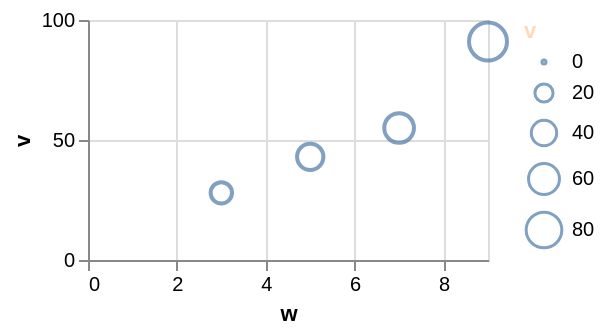

Source (Vega-Lite JSON):
### Vega-Lite specification from a JSON file in a GitHub repository (floating-point values rounded to 4 significant figures)
{"$schema": "https://vega.github.io/schema/vega-lite/v6.json", "width": 200, "height": 120, "data": {"values": [{"c": "alpha", "v": 28, "w": 3, "t": "2024-01-07"}, {"c": "beta", "v": 55, "w": 7, "t": "2024-03-19"}, {"c": "gamma", "v": 43, "w": 5, "t": "2024-06-02"}, {"c": "delta", "v": 91, "w": 9, "t": "2024-09-11"}]}, "mark": "point", "encoding": {"x": {"field": "w", "type": "quantitative"}, "y": {"field": "v", "type": "quantitative"}, "size": {"field": "v", "type": "quantitative", "legend": {"titleColor": "peachpuff"}}}}
